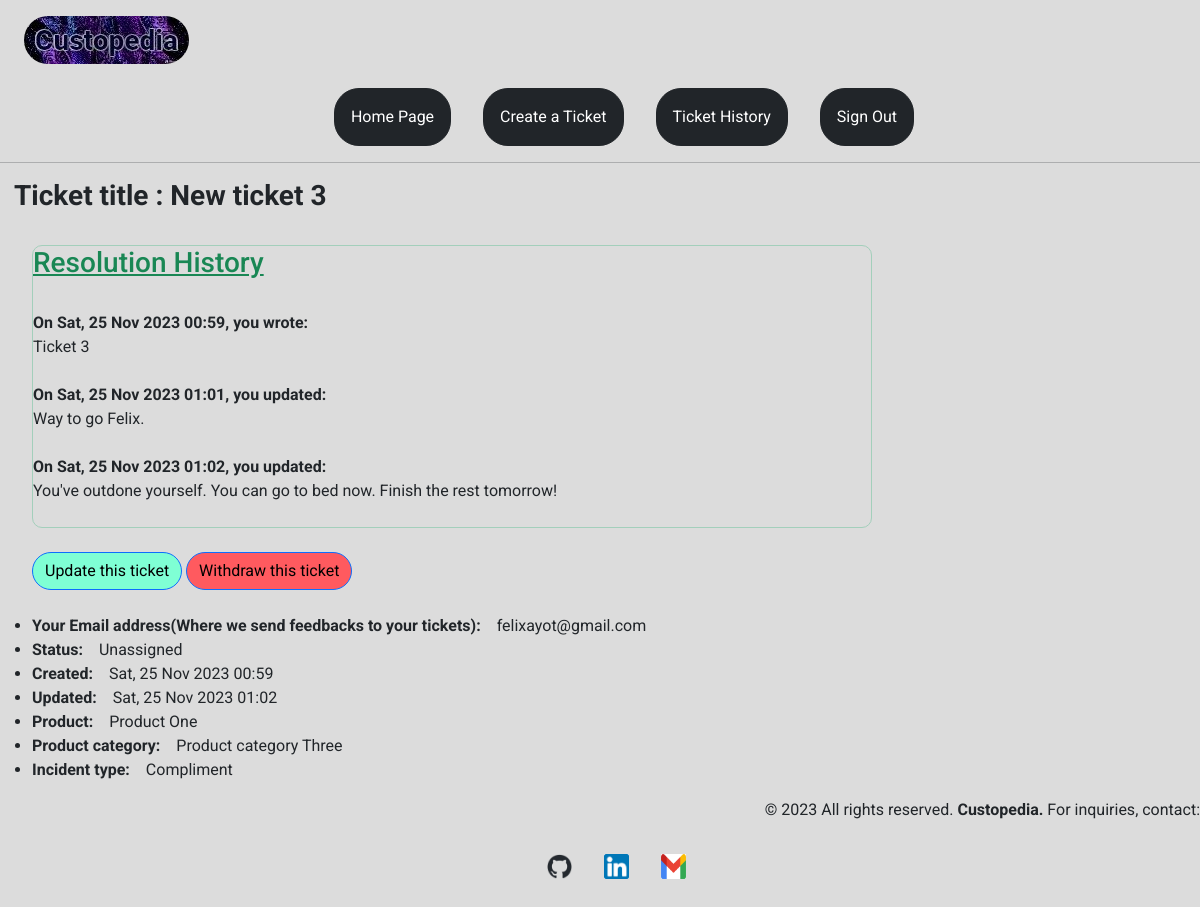
Screenshot of /ticket_history/3 (signed in) with the database file from the repository.
### app/models/tickets.py (models this page shows, shortened)
class Ticket(db.Model):
    id = db.Column(db.Integer, primary_key=True)
    title = db.Column(db.String(45), index=True, nullable=False)
    incident_type = db.Column(db.String(45), index=True, nullable=False)
    product = db.Column(db.String(45), index=True, nullable=False)
    product_category = db.Column(db.String(45), index=True, nullable=False)
    description = db.Column(db.Text, index=True, nullable=False)
    user_id = db.Column(db.Integer, db.ForeignKey("user.id"), nullable=False)
    file_attachments = db.Column(db.String(45))
    created_at = db.Column(db.DateTime(timezone=True),
                           default=datetime.now)
    status = db.Column(db.String(30), index=True, default="Unassigned",
                             nullable=False)
    updated_ticket = db.relationship("UpdatedTicket", backref="original", lazy=True)

### app/models/updated_tickets.py (models this page shows, shortened)
class UpdatedTicket(db.Model):
    id = db.Column(db.Integer, primary_key=True)
    original_ticket_id = db.Column(db.Integer, db.ForeignKey("ticket.id"), nullable=False)
    description = db.Column(db.Text, index=True, nullable=False)
    file_attachments = db.Column(db.String(45))
    updated_at = db.Column(db.DateTime(timezone=True),
                           default=datetime.now)
    original_ticket = db.relationship("Ticket", backref="updated", lazy=True)

### app/models/users.py (models this page shows, shortened)
class User(UserMixin, db.Model):
    id = db.Column(db.Integer, primary_key=True)
    first_name = db.Column(db.String(45), index=True, nullable=False)
    last_name = db.Column(db.String(45), index=True, nullable=False)
    email = db.Column(db.String(45), index=True, unique=True, nullable=False)
    phone_number = db.Column(db.Unicode(255), index=True, unique=True,
                             nullable=False)
    username = db.Column(db.String(45), index=True, unique=True,
                         nullable=False)
    password = db.Column(db.String(128))
    tickets = db.relationship("Ticket", backref="owner", lazy="dynamic")
    @login_manager.user_loader
    def load_user(id):
        return User.query.get(int(id))

### app/tickets/routes.py (the view)
@tickets.route("/ticket_history/<int:ticket_id>", strict_slashes=False)
@login_required
def view_ticket(ticket_id):
    ticket = Ticket.query.get_or_404(ticket_id)
    try:
        updated_ticket = UpdatedTicket.query.get(ticket_id)
        return render_template("ticket.html", title=ticket.title,
                               ticket=ticket, updated_ticket=updated_ticket)
    except (NameError, UndefinedError):
        pass
    return render_template("ticket.html", title=ticket.title, ticket=ticket)

### app/templates/ticket.html (shortened to what this page needs)
{% extends 'base.html' %} {% block content %}
<div>
  <h3 style="margin-left: 0.5em;"><strong>Ticket title : {{ ticket.title }}</strong></h3>
</div><br>
<div class="border border-success-subtle" style="border-radius: 10px; width: 70vw; margin-left: 2em;">
  <h3 style="text-decoration: underline;" class="text-success">Resolution History</h3><br>
  {% if updated_ticket %}
  <div>
    <b>On {{ ticket.created_at.strftime("%a, %d %b %Y %H:%M") }}, you
      wrote:</b></div>
  <div>{{ ticket.description }}</div><br />
  {% for ut in ticket.updated %}
  <div>
    <b>On {{ ut.updated_at.strftime("%a, %d %b %Y %H:%M") }}, you
      updated:</b>
  </div>
  <div>
    {{ ut.description }}</div><br>
  {% endfor %}
  {% else %}
  <div>
    <b>On {{ ticket.created_at.strftime("%a, %d %b %Y %H:%M") }}, you
      wrote:</b>
  </div>
  <div>{{ ticket.description }}</div><br>
  {% endif %}
</div><br>
  <a class="btn btn-primary" href="{{ url_for('tickets.update_ticket', ticket_id=ticket.id) }}" style="background-color:aquamarine; border-radius: 20px; color:black; margin-left: 2em;">Update this ticket</a>
  <a class="btn btn-primary" href="{{ url_for('tickets.resolve_ticket', ticket_id=ticket.id) }}" style="background-color:#FF5A5F; border-radius: 20px; color:black">Withdraw this ticket</a>
  <div><br>
    <ul>
      <li>
        <b>Your Email address(Where we send feedbacks to your tickets):</b>&emsp;{{ ticket.owner.email }}
      </li>
      <li><b>Status:</b>&emsp;{{ ticket.status }}</li>
      {% if ticket.updated %}
      <li>
        <b>Created:</b>&emsp;{{ ticket.created_at.strftime("%a, %d %b %Y %H:%M") }}
      </li>
      <li>
        <b>Updated:</b>&emsp;{{ ticket.updated[-1].updated_at.strftime("%a, %d %b %Y %H:%M") }}
      </li>
      {% else %}
      <li>
        <b>Created:</b>&emsp;{{ ticket.created_at.strftime("%a, %d %b %Y %H:%M") }}
      </li>
      {% endif %}
      <li><b>Product:</b>&emsp;{{ ticket.product }}</li>
      <li><b>Product category:</b>&emsp;{{ ticket.product_category }}</li>
      <li><b>Incident type:</b>&emsp;{{ ticket.incident_type }}</li>
    </ul>
  </div>
{% endblock %}

### app/static/styles/main.css (style rules this page uses)
body { margin: 0; background-color: gainsboro; font-family: "Roboto", sans-serf; }
strong { font-weight: bold; }
html { scroll-behavior: smooth; }
* { margin: 0; padding: 0; box-sizing: border-box; transition: var(--transition); }

### rows the page displays
Ticket: title "New ticket 3", created_at "Sat, 25 Nov 2023 00:59", description "Ticket 3", status "Unassigned", product "Product One", product_category "Product category Three", incident_type "Compliment"
UpdatedTicket: updated_at "Sat, 25 Nov 2023 01:01", description "Way to go Felix."
UpdatedTicket: updated_at "Sat, 25 Nov 2023 01:02", description "You've outdone yourself. You can go to bed now. Finish the rest tomorrow!"
User: owner.email "felixayot@gmail.com"
